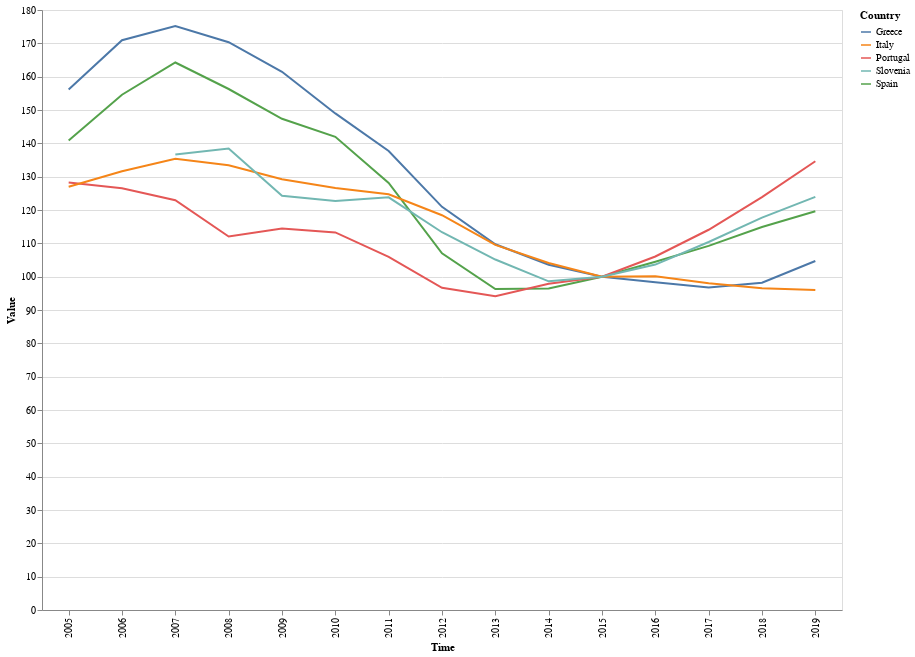

Notebook source saved alongside this figure:
### Markdown cell above
##### Visualization of the independent variable "Real House Prices" per country

### Code cell
#Interactive Visualization of the first independent variable "Real House Prices"

import altair as alt

input_dropdown = alt.binding_select(options=['Greece','Italy','Portugal','Slovenia','Spain'])
selection = alt.selection_single(fields=['Country'], bind=input_dropdown, name='Country of ')
color = alt.condition(selection,
                    alt.Color('Origin:N', legend=None),
                    alt.value('lightgray'))

alt.Chart(housing_real_house_prices).mark_line().encode(
    x='Time',
    y='Value',
    color='Country:N',
    tooltip='Country:N'
).add_selection(
    selection
).transform_filter(
    selection
).properties(
    width=800,
    height=600
)

### Figure 1 — Vega-Lite specification as saved in the notebook (floating-point values rounded to 4 significant figures)
{"config": {"view": {"continuousWidth": 400, "continuousHeight": 300}}, "data": {"name": "data-5ac11665132344c07729aee35a3bb498"}, "mark": "line", "encoding": {"color": {"field": "Country", "type": "nominal"}, "tooltip": {"field": "Country", "type": "nominal"}, "x": {"field": "Time", "type": "nominal"}, "y": {"field": "Value", "type": "quantitative"}}, "height": 600, "selection": {"Country of ": {"type": "single", "fields": ["Country"], "bind": {"input": "select", "options": ["Greece", "Italy", "Portugal", "Slovenia", "Spain"]}}}, "transform": [{"filter": {"selection": "Country of "}}], "width": 800, "$schema": "https://vega.github.io/schema/vega-lite/v4.17.0.json", "datasets": {"data-5ac11665132344c07729aee35a3bb498": [{"Country": "Spain", "IND": "RHP", "Indicator": "Real house price indices, s.a.", "Time": "2005", "Value": 140.9}, {"Country": "Spain", "IND": "RHP", "Indicator": "Real house price indices, s.a.", "Time": "2006", "Value": 154.6}, {"Country": "Spain", "IND": "RHP", "Indicator": "Real house price indices, s.a.", "Time": "2007", "Value": 164.2}, {"Country": "Spain", "IND": "RHP", "Indicator": "Real house price indices, s.a.", "Time": "2008", "Value": 156.3}, {"Country": "Spain", "IND": "RHP", "Indicator": "Real house price indices, s.a.", "Time": "2009", "Value": 147.4}, {"Country": "Spain", "IND": "RHP", "Indicator": "Real house price indices, s.a.", "Time": "2010", "Value": 142.0}, {"Country": "Spain", "IND": "RHP", "Indicator": "Real house price indices, s.a.", "Time": "2011", "Value": 128.1}, {"Country": "Spain", "IND": "RHP", "Indicator": "Real house price indices, s.a.", "Time": "2012", "Value": 107.0}, {"Country": "Spain", "IND": "RHP", "Indicator": "Real house price indices, s.a.", "Time": "2013", "Value": 96.28}, {"Country": "Spain", "IND": "RHP", "Indicator": "Real house price indices, s.a.", "Time": "2014", "Value": 96.45}, {"Country": "Spain", "IND": "RHP", "Indicator": "Real house price indices, s.a.", "Time": "2015", "Value": 100.0}, {"Country": "Spain", "IND": "RHP", "Indicator": "Real house price indices, s.a.", "Time": "2016", "Value": 104.5}, {"Country": "Spain", "IND": "RHP", "Indicator": "Real house price indices, s.a.", "Time": "2017", "Value": 109.2}, {"Country": "Spain", "IND": "RHP", "Indicator": "Real house price indices, s.a.", "Time": "2018", "Value": 114.9}, {"Country": "Spain", "IND": "RHP", "Indicator": "Real house price indices, s.a.", "Time": "2019", "Value": 119.6}, {"Country": "Portugal", "IND": "RHP", "Indicator": "Real house price indices, s.a.", "Time": "2005", "Value": 128.3}, {"Country": "Portugal", "IND": "RHP", "Indicator": "Real house price indices, s.a.", "Time": "2006", "Value": 126.5}, {"Country": "Portugal", "IND": "RHP", "Indicator": "Real house price indices, s.a.", "Time": "2007", "Value": 122.9}, {"Country": "Portugal", "IND": "RHP", "Indicator": "Real house price indices, s.a.", "Time": "2008", "Value": 112.0}, {"Country": "Portugal", "IND": "RHP", "Indicator": "Real house price indices, s.a.", "Time": "2009", "Value": 114.5}, {"Country": "Portugal", "IND": "RHP", "Indicator": "Real house price indices, s.a.", "Time": "2010", "Value": 113.3}, {"Country": "Portugal", "IND": "RHP", "Indicator": "Real house price indices, s.a.", "Time": "2011", "Value": 105.9}, {"Country": "Portugal", "IND": "RHP", "Indicator": "Real house price indices, s.a.", "Time": "2012", "Value": 96.67}, {"Country": "Portugal", "IND": "RHP", "Indicator": "Real house price indices, s.a.", "Time": "2013", "Value": 94.12}, {"Country": "Portugal", "IND": "RHP", "Indicator": "Real house price indices, s.a.", "Time": "2014", "Value": 97.9}, {"Country": "Portugal", "IND": "RHP", "Indicator": "Real house price indices, s.a.", "Time": "2015", "Value": 100.0}, {"Country": "Portugal", "IND": "RHP", "Indicator": "Real house price indices, s.a.", "Time": "2016", "Value": 106.1}, {"Country": "Portugal", "IND": "RHP", "Indicator": "Real house price indices, s.a.", "Time": "2017", "Value": 114.1}, {"Country": "Portugal", "IND": "RHP", "Indicator": "Real house price indices, s.a.", "Time": "2018", "Value": 123.9}, {"Country": "Portugal", "IND": "RHP", "Indicator": "Real house price indices, s.a.", "Time": "2019", "Value": 134.6}, {"Country": "Greece", "IND": "RHP", "Indicator": "Real house price indices, s.a.", "Time": "2005", "Value": 156.2}, {"Country": "Greece", "IND": "RHP", "Indicator": "Real house price indices, s.a.", "Time": "2006", "Value": 170.9}, {"Country": "Greece", "IND": "RHP", "Indicator": "Real house price indices, s.a.", "Time": "2007", "Value": 175.2}, {"Country": "Greece", "IND": "RHP", "Indicator": "Real house price indices, s.a.", "Time": "2008", "Value": 170.3}, {"Country": "Greece", "IND": "RHP", "Indicator": "Real house price indices, s.a.", "Time": "2009", "Value": 161.5}, {"Country": "Greece", "IND": "RHP", "Indicator": "Real house price indices, s.a.", "Time": "2010", "Value": 149.0}, {"Country": "Greece", "IND": "RHP", "Indicator": "Real house price indices, s.a.", "Time": "2011", "Value": 137.7}, {"Country": "Greece", "IND": "RHP", "Indicator": "Real house price indices, s.a.", "Time": "2012", "Value": 120.9}, {"Country": "Greece", "IND": "RHP", "Indicator": "Real house price indices, s.a.", "Time": "2013", "Value": 109.7}, {"Country": "Greece", "IND": "RHP", "Indicator": "Real house price indices, s.a.", "Time": "2014", "Value": 103.6}, {"Country": "Greece", "IND": "RHP", "Indicator": "Real house price indices, s.a.", "Time": "2015", "Value": 100.0}, {"Country": "Greece", "IND": "RHP", "Indicator": "Real house price indices, s.a.", "Time": "2016", "Value": 98.36}, {"Country": "Greece", "IND": "RHP", "Indicator": "Real house price indices, s.a.", "Time": "2017", "Value": 96.74}, {"Country": "Greece", "IND": "RHP", "Indicator": "Real house price indices, s.a.", "Time": "2018", "Value": 98.18}, {"Country": "Greece", "IND": "RHP", "Indicator": "Real house price indices, s.a.", "Time": "2019", "Value": 104.7}, {"Country": "Italy", "IND": "RHP", "Indicator": "Real house price indices, s.a.", "Time": "2005", "Value": 127.0}, {"Country": "Italy", "IND": "RHP", "Indicator": "Real house price indices, s.a.", "Time": "2006", "Value": 131.6}, {"Country": "Italy", "IND": "RHP", "Indicator": "Real house price indices, s.a.", "Time": "2007", "Value": 135.4}, {"Country": "Italy", "IND": "RHP", "Indicator": "Real house price indices, s.a.", "Time": "2008", "Value": 133.4}, {"Country": "Italy", "IND": "RHP", "Indicator": "Real house price indices, s.a.", "Time": "2009", "Value": 129.2}, {"Country": "Italy", "IND": "RHP", "Indicator": "Real house price indices, s.a.", "Time": "2010", "Value": 126.6}, {"Country": "Italy", "IND": "RHP", "Indicator": "Real house price indices, s.a.", "Time": "2011", "Value": 124.7}, {"Country": "Italy", "IND": "RHP", "Indicator": "Real house price indices, s.a.", "Time": "2012", "Value": 118.4}, {"Country": "Italy", "IND": "RHP", "Indicator": "Real house price indices, s.a.", "Time": "2013", "Value": 109.5}, {"Country": "Italy", "IND": "RHP", "Indicator": "Real house price indices, s.a.", "Time": "2014", "Value": 104.1}, {"Country": "Italy", "IND": "RHP", "Indicator": "Real house price indices, s.a.", "Time": "2015", "Value": 100.0}, {"Country": "Italy", "IND": "RHP", "Indicator": "Real house price indices, s.a.", "Time": "2016", "Value": 100.1}, {"Country": "Italy", "IND": "RHP", "Indicator": "Real house price indices, s.a.", "Time": "2017", "Value": 98.02}, {"Country": "Italy", "IND": "RHP", "Indicator": "Real house price indices, s.a.", "Time": "2018", "Value": 96.55}, {"Country": "Italy", "IND": "RHP", "Indicator": "Real house price indices, s.a.", "Time": "2019", "Value": 95.97}, {"Country": "Slovenia", "IND": "RHP", "Indicator": "Real house price indices, s.a.", "Time": "2007", "Value": 136.6}, {"Country": "Slovenia", "IND": "RHP", "Indicator": "Real house price indices, s.a.", "Time": "2008", "Value": 138.5}, {"Country": "Slovenia", "IND": "RHP", "Indicator": "Real house price indices, s.a.", "Time": "2009", "Value": 124.3}, {"Country": "Slovenia", "IND": "RHP", "Indicator": "Real house price indices, s.a.", "Time": "2010", "Value": 122.7}, {"Country": "Slovenia", "IND": "RHP", "Indicator": "Real house price indices, s.a.", "Time": "2011", "Value": 123.8}, {"Country": "Slovenia", "IND": "RHP", "Indicator": "Real house price indices, s.a.", "Time": "2012", "Value": 113.3}, {"Country": "Slovenia", "IND": "RHP", "Indicator": "Real house price indices, s.a.", "Time": "2013", "Value": 105.1}, {"Country": "Slovenia", "IND": "RHP", "Indicator": "Real house price indices, s.a.", "Time": "2014", "Value": 98.61}, {"Country": "Slovenia", "IND": "RHP", "Indicator": "Real house price indices, s.a.", "Time": "2015", "Value": 100.0}, {"Country": "Slovenia", "IND": "RHP", "Indicator": "Real house price indices, s.a.", "Time": "2016", "Value": 103.6}, {"Country": "Slovenia", "IND": "RHP", "Indicator": "Real house price indices, s.a.", "Time": "2017", "Value": 110.4}, {"Country": "Slovenia", "IND": "RHP", "Indicator": "Real house price indices, s.a.", "Time": "2018", "Value": 117.7}, {"Country": "Slovenia", "IND": "RHP", "Indicator": "Real house price indices, s.a.", "Time": "2019", "Value": 124.0}]}}
